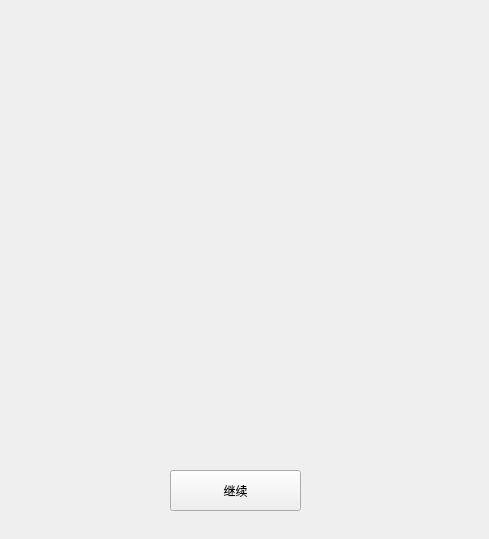
<?xml version="1.0" encoding="UTF-8"?>
<ui version="4.0">
 <class>Event_</class>
 <widget class="QWidget" name="Event_">
  <property name="geometry">
   <rect>
    <x>0</x>
    <y>0</y>
    <width>489</width>
    <height>539</height>
   </rect>
  </property>
  <property name="windowTitle">
   <string>Form</string>
  </property>
  <property name="styleSheet">
   <string notr="true">#Event_{
	border-image: url(:/new/pics/resouce/event.png);
}</string>
  </property>
  <widget class="QLabel" name="pic">
   <property name="geometry">
    <rect>
     <x>60</x>
     <y>80</y>
     <width>371</width>
     <height>171</height>
    </rect>
   </property>
   <property name="styleSheet">
    <string notr="true"/>
   </property>
   <property name="text">
    <string/>
   </property>
  </widget>
  <widget class="QPushButton" name="con">
   <property name="geometry">
    <rect>
     <x>170</x>
     <y>470</y>
     <width>131</width>
     <height>41</height>
    </rect>
   </property>
   <property name="text">
    <string>继续</string>
   </property>
  </widget>
  <widget class="QLabel" name="text">
   <property name="geometry">
    <rect>
     <x>60</x>
     <y>330</y>
     <width>371</width>
     <height>81</height>
    </rect>
   </property>
   <property name="font">
    <font>
     <family>宋体</family>
     <pointsize>14</pointsize>
    </font>
   </property>
   <property name="text">
    <string/>
   </property>
   <property name="alignment">
    <set>Qt::AlignLeading|Qt::AlignLeft|Qt::AlignTop</set>
   </property>
   <property name="wordWrap">
    <bool>true</bool>
   </property>
  </widget>
  <widget class="QLabel" name="title">
   <property name="geometry">
    <rect>
     <x>60</x>
     <y>280</y>
     <width>361</width>
     <height>41</height>
    </rect>
   </property>
   <property name="font">
    <font>
     <family>黑体</family>
     <pointsize>18</pointsize>
     <bold>true</bold>
    </font>
   </property>
   <property name="text">
    <string/>
   </property>
   <property name="alignment">
    <set>Qt::AlignCenter</set>
   </property>
  </widget>
  <widget class="QLabel" name="result">
   <property name="geometry">
    <rect>
     <x>60</x>
     <y>420</y>
     <width>371</width>
     <height>31</height>
    </rect>
   </property>
   <property name="font">
    <font>
     <family>宋体</family>
     <pointsize>12</pointsize>
    </font>
   </property>
   <property name="text">
    <string/>
   </property>
   <property name="alignment">
    <set>Qt::AlignCenter</set>
   </property>
  </widget>
 </widget>
 <resources/>
 <connections/>
</ui>
